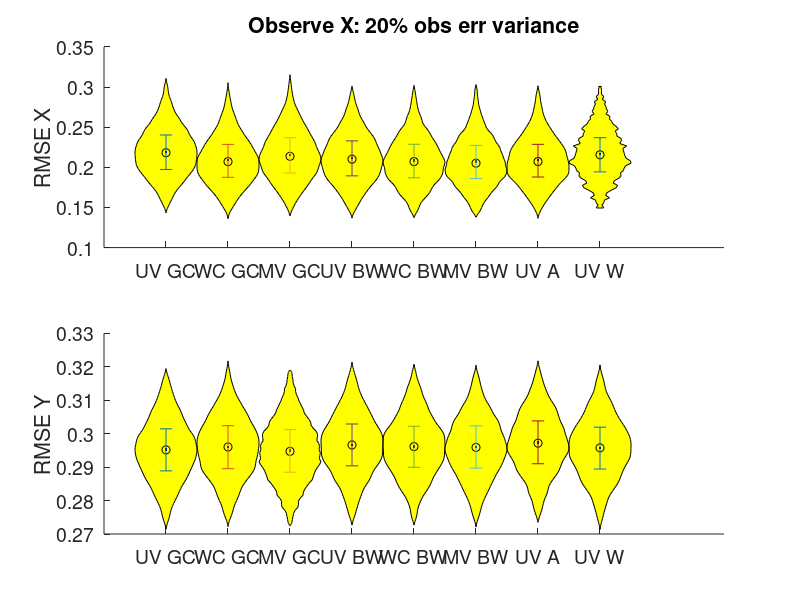

The MATLAB source for this figure:
%% Load output produced from script observe_x_save_output
load('observe_x_20pctvar.mat') 
addpath('violin/')
title_str = 'Observe X: 20% obs err variance';
savename = 'Plots/obs_x_20pctvar_violins.png';

% 1. RMSE X
RMSE_X_full = [sort(RMSE_X_XnoY_UVGC(:)), sort(RMSE_X_XnoY_WCGC(:)), sort(RMSE_X_XnoY_MVGC(:)),...
          sort(RMSE_X_XnoY_UVBW(:)), sort(RMSE_X_XnoY_WCBW(:)), sort(RMSE_X_XnoY_MVBW(:)) ...
          sort(RMSE_X_XnoY_UVA(:)),  ...
          sort(RMSE_X_XnoY_UVW(:))  ];
height = size(RMSE_X_full, 1);
RMSE_X = RMSE_X_full(floor(0.01*height):floor(0.99*height), :);
      
xlab = {'UV GC', 'WC GC', 'MV GC', 'UV BW', 'WC BW', 'MV BW', 'UV A', 'UV W'};

% 2. RMSE Y
RMSE_Y_full = [sort(RMSE_Y_XnoY_UVGC(:)), sort(RMSE_Y_XnoY_WCGC(:)), sort(RMSE_Y_XnoY_MVGC(:)), ...
          sort(RMSE_Y_XnoY_UVBW(:)), sort(RMSE_Y_XnoY_WCBW(:)), sort(RMSE_Y_XnoY_MVBW(:)), ...
          sort(RMSE_Y_XnoY_UVA(:)),  ...
          sort(RMSE_Y_XnoY_UVW(:))   ];
height = size(RMSE_Y_full, 1);
RMSE_Y = RMSE_Y_full(floor(0.01*height):floor(0.99*height), :);

% Make Plots

figure
subplot(2,1,1)
violin(RMSE_X);
ylabel('RMSE X')
title(title_str)
set(gca, 'FontSize', 14, 'XTick', 1:length(xlab), 'XTickLabel', xlab)

subplot(2,1,2)
violin(RMSE_Y);
ylabel('RMSE Y')
set(gca, 'FontSize', 14, 'XTick', 1:length(xlab), 'XTickLabel', xlab)
set(gcf, 'Position',  [100, 100, 800, 800])

saveas(gcf, savename)